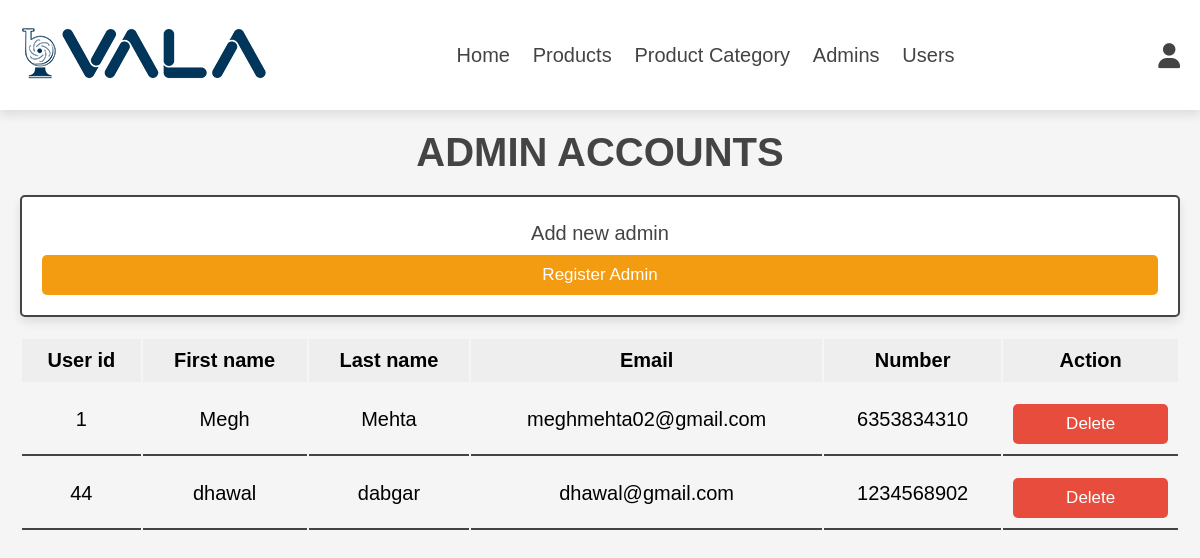
Page /admins_accounts.php (signed in) on the committed database.
### tables this page shows
CREATE TABLE `user` (
  `user_id` int(11) NOT NULL,
  `Is_Admin` tinyint(1) DEFAULT 0,
  `fname` varchar(30) NOT NULL,
  `lname` varchar(30) NOT NULL,
  `email` varchar(30) NOT NULL,
  `password` varchar(20) NOT NULL,
  `mob_no` varchar(11) NOT NULL,
  `address` varchar(100) DEFAULT NULL,
  `area_id` int(11) DEFAULT NULL
);

### admins_accounts.php (the view, shortened to what this page needs)
<?php
include 'admin_header.php';
?>
<!DOCTYPE html>
<html lang="en">
<head>
   <link rel="stylesheet" href="https://cdnjs.cloudflare.com/ajax/libs/font-awesome/6.1.1/css/all.min.css">
   <link rel="stylesheet" href="css/admin_style.css">
</head>
<body>
<section class="make-admin">
   <h1 class="heading">admin accounts</h1>
   <div class="make-box">
   <div class="box1">
      <center><p class="add">Add new admin</p></center>
      <a href="register_admin.php" class="option-btn">register admin</a>
   </div>
   <div class="product-display">
<?php
   $select = mysqli_query($conn,"SELECT * FROM user WHERE Is_admin=1");
?>
   <table class="product-display-table">
      <thead>
         <tr>
            <th>User id</th>
            <th>First name</th>
            <th>Last name</th>
            <th>Email</th>
            <th>Number</th>
            <th>Action</th>
         </tr>
      </thead>
      <?php
         $num = mysqli_num_rows($select);
         if($num>0){
         while($row = mysqli_fetch_assoc($select)){
      ?>
         <tr>
            <td><?php echo $row['user_id']; ?></td>
            <td><?php echo $row['fname']; ?></td>
            <td><?php echo $row['lname']; ?></td>
            <td><?php echo $row['email']; ?></td>
            <td><?php echo $row['mob_no']; ?></td>
            <td>
                  <a href="admins_accounts.php?delete=<?php echo $row['user_id'];  ?>" class="delete-btn" onclick="return confirm('Delete this admin?');">delete</a>
            </td>
         </tr>
   <?php
         }
      }else{
         echo '<p class="empty">No accounts available!</p>';
      }
   ?>
   </div>
</section>
</body>
</html>

### css/admin_style.css (style rules this page uses)
:root { --main-color:#2980b9; --orange:#f39c12; --red:#e74c3c; --black:#444; --white:#fff; --light-color:#777; --light-bg:#f5f5f5; --border:.2rem solid var(--black); --box-shadow:0 .5rem 1rem rgba(0,0,0,.1); --bg-color:#eee; }
* { font-family: 'Nunito', sans-serif; margin:0; padding:0; box-sizing: border-box; outline: none; border:none; text-decoration: none; }
html { font-size: 62.5%; overflow-x: hidden; }
body { background-color: var(--light-bg); }
section { padding:2rem; max-width: 1200px; margin:0 auto; }
.heading { font-size: 4rem; color:var(--black); margin-bottom: 2rem; text-align: center; text-transform: uppercase; }
.btn, .delete-btn, .option-btn { display: block; width: 100%; margin-top: 1rem; border-radius: .5rem; padding:1rem 3rem; font-size: 1.7rem; text-transform: capitalize; color:var(--white); cursor: pointer; text-align: center; }
.option-btn { background-color: var(--orange); }
.delete-btn { background-color: var(--red); }
.make-admin .make-box { display: inline; grid-template-columns: repeat(auto-fit, 33rem); gap:1.5rem; justify-content: center; align-items: flex-start; }
.make-admin .make-box .box1 { background-color: var(--white); box-shadow: var(--box-shadow); border-radius: .5rem; border:var(--border); padding:2rem; }
.make-admin .make-box .box1 .add { font-size: 2rem; color:var(--black); margin:.5rem 0; }
.product-display { margin:2rem 0; }
.product-display .product-display-table { width: 100%; text-align: center; }
.product-display .product-display-table thead { background: var(--bg-color); }
.product-display .product-display-table th { padding:1rem; font-size: 2rem; }
.product-display .product-display-table td { padding:1rem; font-size: 2rem; border-bottom: var(--border); }

### rows in the picture
user: user_id "1", fname "Megh", lname "Mehta", email "meghmehta02@gmail.com", mob_no "6353834310"
user: user_id "44", fname "dhawal", lname "dabgar", email "dhawal@gmail.com", mob_no "1234568902"
